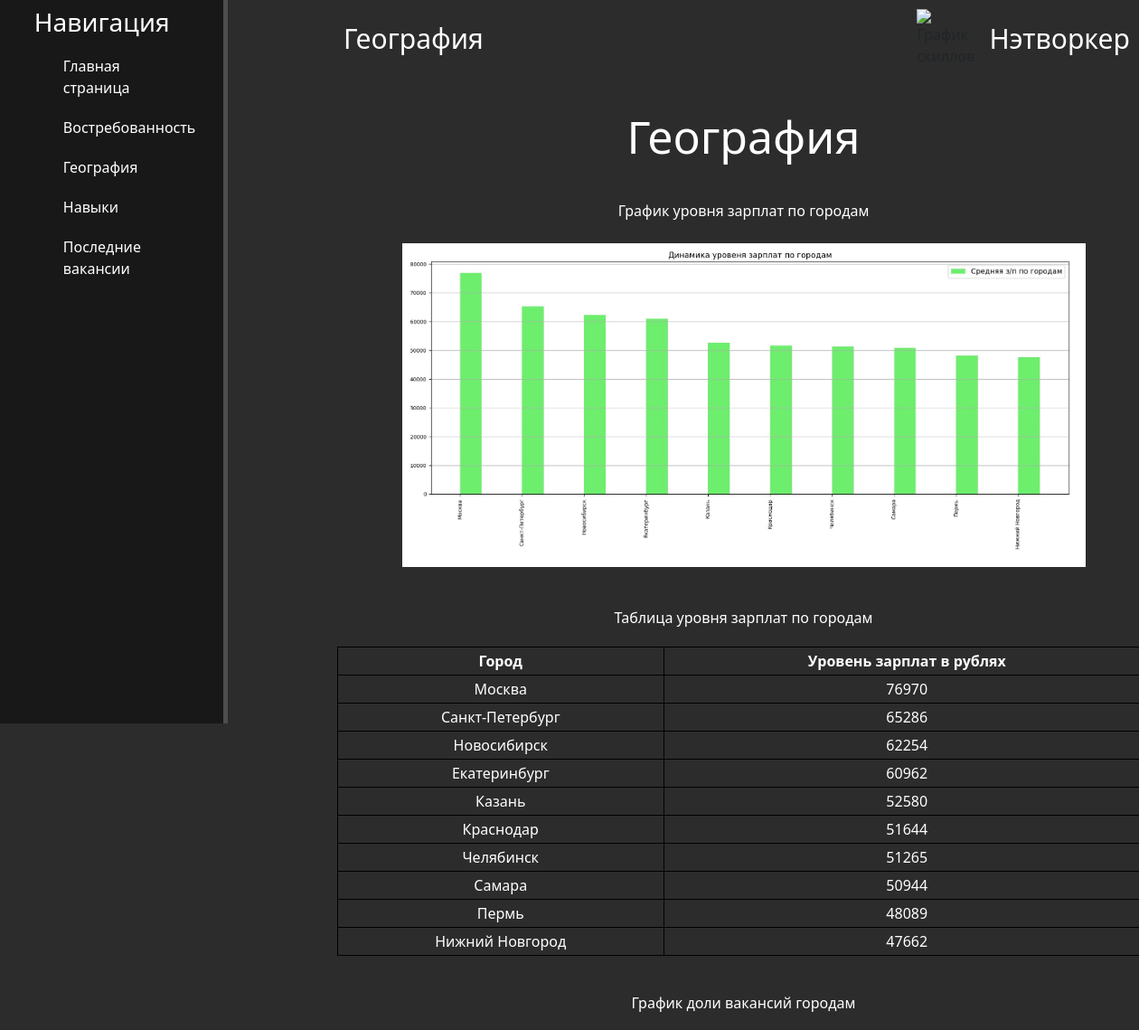
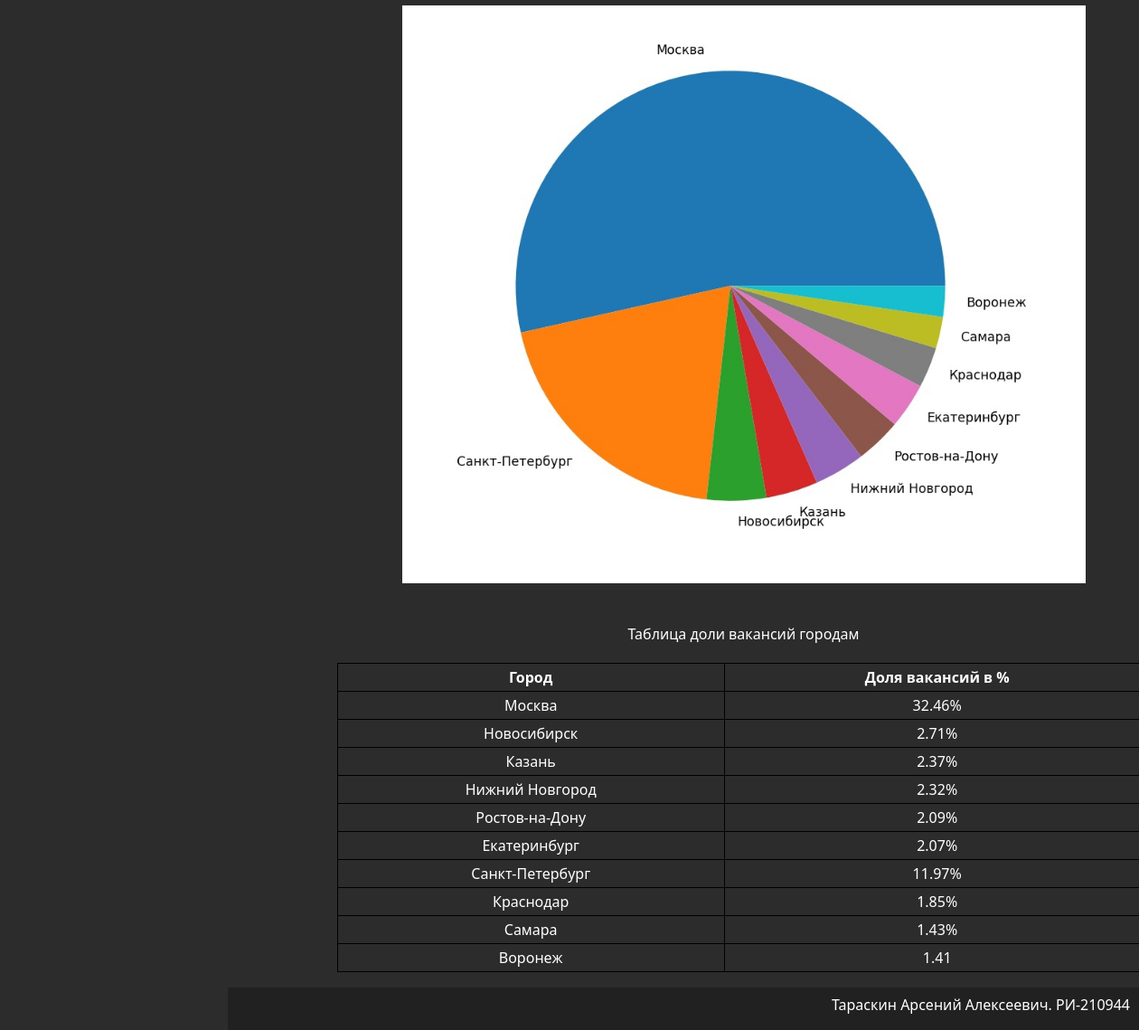
/geography, run on the app's committed database (2 pictures, top to bottom).
### main/models.py (models this page shows, shortened)
class GeoPage(models.Model):
    title = models.CharField('Заголовок', max_length=100, default='География')
    text1 = models.TextField('Текст1', default=None)
    text2 = models.TextField('Текст2', default=None)
    text3 = models.TextField('Текст3', default=None)
    text4 = models.TextField('Текст4', default=None)
    image1 = models.CharField('Ссылка на картинку1', max_length=1000, default='static/main/img/developer.png')
    image2 = models.CharField('Ссылка на картинку2', max_length=1000, default='static/main/img/developer.png')
    class Meta:
        verbose_name = 'Страница география'
        verbose_name_plural = 'Страница география'

class TableGeoSalary (models.Model):
    city = models.TextField('Город', default='')
    avgSalary = models.CharField('Уровень зарплат в рублях', max_length=100000, default='')
    class Meta:
        verbose_name = 'З/п по городам'
        verbose_name_plural = 'З/п по городам'

class TableGeoVac (models.Model):
    city = models.TextField('Город', default='')
    proc = models.CharField('Доля вакансий в %', max_length=100000, default='')
    class Meta:
        verbose_name = 'Доля вакансий по городам'
        verbose_name_plural = 'Доля вакансий городам'

### main/views.py (the view)
# urls.py: path('geography', include("main.urls")),
def geography(request):
    table1 = TableGeoSalary.objects.all().order_by('-avgSalary')
    table2 = TableGeoVac.objects.all().order_by('-proc')
    geopage = GeoPage.objects.all()[0]
    return render(request, "main/geography.html", {'table1':table1, 'table2':table2, 'geopage':geopage})

### main/templates/main/geography.html (shortened to what this page needs)
{% extends 'main/layout.html' %}
{% block footer %}  География {% endblock %}
{% block content %}
<div class="features">
    <h1>География</h1>
    <p style="padding-top: 20px">{{ geopage.text1 }}</p>
    <img src="{{ geopage.image1 }}" alt="График 1" width="80%" height="80%" hspace="4" vspace="4" border="2">
    <p style="padding-top: 20px">{{ geopage.text2 }}</p>
    <table cellpadding="4" cellspacing="2" style="background: #2c2c2c;
    color: white;  width: 900px;
    margin: auto; ">
    <tr>
        <th style=" padding: 3px;
    border: 1px solid black;">Город</th>
        <th style=" padding: 3px;
    border: 1px solid black;">Уровень зарплат в рублях</th>
    </tr>
        {% for elem in table1 %}
    <tr>
        <td style=" padding: 3px;
    border: 1px solid black;">{{ elem.city }}</td>
        <td style=" padding: 3px;
    border: 1px solid black;">{{ elem.avgSalary }}</td>
    </tr>
        {% endfor %}
</table>
    <p style="padding-top: 20px">{{ geopage.text3 }}</p>
    <img src="{{ geopage.image2 }}" alt="График 1" width="80%" height="80%" hspace="4" vspace="4" border="2">
    <p style="padding-top: 20px">{{ geopage.text4 }}</p>
    <table cellpadding="4" cellspacing="2" style="background: #2c2c2c;
    color: white;  width: 900px;
    margin: auto; ">
    <tr>
        <th style=" padding: 3px;
    border: 1px solid black;">Город</th>
        <th style=" padding: 3px;
    border: 1px solid black;">Доля вакансий в %</th>
    </tr>
        {% for elem in table2 %}
    <tr>
        <td style=" padding: 3px;
    border: 1px solid black;">{{ elem.city }}</td>
        <td style=" padding: 3px;
    border: 1px solid black;">{{ elem.proc }}</td>
    </tr>
        {% endfor %}
</table>
    <p>
</p>
</div>
{% endblock %}

### main/static/main/css/main.css (style rules this page uses)
body { background: #2c2c2c; }
main .features { float: left; color: #fff; margin-top: 30px; margin-left: 350px; text-align: center; width: 75%; }
main .features h1 { font-size: 50px; }
main .features p { max-width: 1000px; margin: 20px auto; margin-bottom: 20px; }

### data on the page
GeoPage: text1 "График уровня зарплат по городам", image1 (picture), text2 "Таблица уровня зарплат по городам", text3 "График доли вакансий городам", image2 (picture), text4 "Таблица доли вакансий городам"
TableGeoSalary: city "Москва", avgSalary "76970"
TableGeoSalary: city "Санкт-Петербург", avgSalary "65286"
TableGeoSalary: city "Новосибирск", avgSalary "62254"
TableGeoSalary: city "Екатеринбург", avgSalary "60962"
TableGeoSalary: city "Казань", avgSalary "52580"
TableGeoSalary: city "Краснодар", avgSalary "51644"
TableGeoSalary: city "Челябинск", avgSalary "51265"
TableGeoSalary: city "Самара", avgSalary "50944"
TableGeoSalary: city "Пермь", avgSalary "48089"
TableGeoSalary: city "Нижний Новгород", avgSalary "47662"
TableGeoVac: city "Москва", proc "32.46%"
TableGeoVac: city "Новосибирск", proc "2.71%"
TableGeoVac: city "Казань", proc "2.37%"
TableGeoVac: city "Нижний Новгород", proc "2.32%"
TableGeoVac: city "Ростов-на-Дону", proc "2.09%"
TableGeoVac: city "Екатеринбург", proc "2.07%"
TableGeoVac: city "Санкт-Петербург", proc "11.97%"
TableGeoVac: city "Краснодар", proc "1.85%"
TableGeoVac: city "Самара", proc "1.43%"
TableGeoVac: city "Воронеж", proc "1.41"
